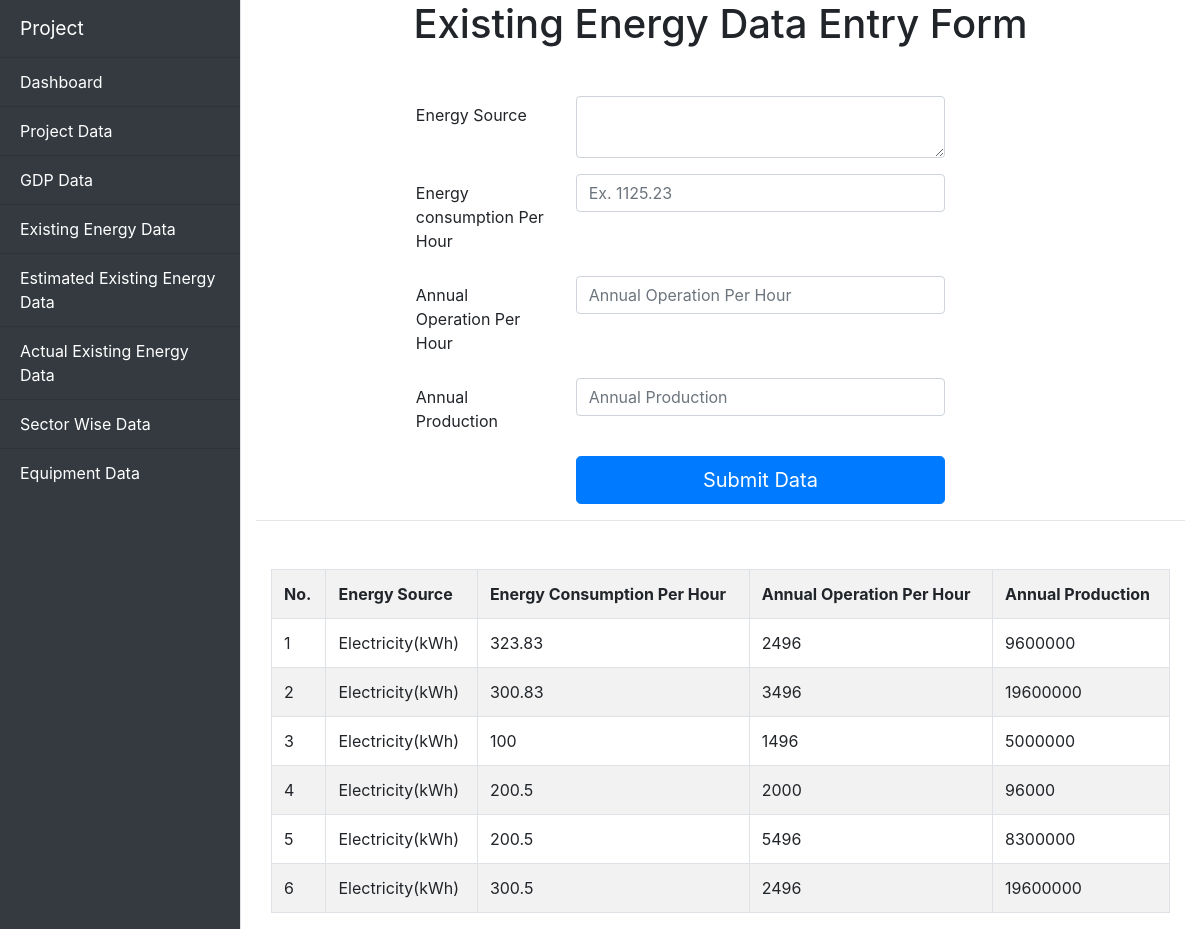
/existingEnergy.php, run on the app's committed database.
### tables this page shows
CREATE TABLE `existing_energy` (
  `eEnergy_id` int(11) NOT NULL,
  `energy_source` text NOT NULL,
  `energy_con_per_hour` float NOT NULL,
  `annual_operation_per_hour` float NOT NULL,
  `annual_production` float NOT NULL
);

### existingEnergy.php (the view, shortened to what this page needs)
<?php
include_once 'dbConfig.php';
?>
<!DOCTYPE html>
<html lang="en">
<head>
    <link rel="stylesheet" href="https://maxcdn.bootstrapcdn.com/bootstrap/4.0.0/css/bootstrap.min.css">
    <link rel="stylesheet" href="style.css">
</head>
<body>
    <div class="d-flex" class="wrapper">
        <div class=" bg-dark border-right" id="sidebar-wrapper">
            <div class="sidebar-heading">Project </div>
            <div class="bg-dark list-group list-group-flush">
            <a href="index.php" class="list-group-item list-group-item-action bg-dark">Dashboard</a>
            <a href="projectdata.php" class="list-group-item list-group-item-action bg-dark">Project Data</a>
            <a href="gdp.php" class="list-group-item list-group-item-action bg-dark">GDP Data</a>
            <a href="existingEnergy.php" class="list-group-item list-group-item-action bg-dark">Existing Energy Data</a>
            <a href="esExistingEnergy.php" class="list-group-item list-group-item-action bg-dark">Estimated Existing Energy Data</a>
            <a href="actualEnergy.php" class="list-group-item list-group-item-action bg-dark">Actual Existing Energy Data</a>
            <a href="sectorWise.php" class="list-group-item list-group-item-action bg-dark">Sector Wise Data</a>
            <a href="equipmentlist.php" class="list-group-item list-group-item-action bg-dark">Equipment Data</a>
            </div>
        </div>
            <div class="container-fluid">
                    <h1 class="text-center mb-5">Existing Energy Data Entry Form</h1>
                    <form method="POST">
                        <div class="form-group row">
                                <div class="col-sm-2"></div>
                                <label for="inputGDPBill" class="col-sm-2 col-form-label">Energy Source</label>
                                <div class="col-sm-5">
                                <textarea class="form-control" name="esource" rows="2" required></textarea>
                                </div>
                            </div>
                        <div class="form-group row">
                            <div class="col-sm-2">   </div>
                            <label for="inputFinYear" class="col-sm-2 col-form-label">Energy consumption Per Hour</label>
                            <div class="col-sm-5">
                            <input type="text" class="form-control" name="econsumption" placeholder="Ex. 1125.23" required>
                            </div>
                        </div>
                        <div class="form-group row">
                        <div class="col-sm-2"></div>
                            <label for="inputGDPBill" class="col-sm-2 col-form-label">Annual Operation Per Hour</label>
                            <div class="col-sm-5">
                            <input type="text" class="form-control" name="eannualop" placeholder="Annual Operation Per Hour" required>
                            </div>
                        </div>
                        <div class="form-group row">
                        <div class="col-sm-2"></div>
                            <label for="inputGDPBill" class="col-sm-2 col-form-label">Annual Production</label>
                            <div class="col-sm-5">
                            <input type="text" class="form-control" name="eannualpro" placeholder="Annual Production" required>
                            </div>
                        </div>
                        <div class="form-group row">
                            <div class="col-sm-4">
                            </div>
                            <div class="col-sm-5">
                            <button type="submit" name="insert" class="btn btn-primary btn-lg btn-block">Submit Data</button>
                            </div>
                        </div>
                    </form>
                    <hr>
                    <div class="container-fluid mt-5">
                        <?php
                            $sql = "SELECT * FROM existing_energy";
                            $result = mysqli_query($con, $sql);
                        ?>
                           <div class="table-responsive">
                                <table class="table table-bordered table-striped">
                                <tr>
                                <th>No.</th>
                                <th>Energy Source</th>
                                <th>Energy Consumption Per Hour</th>
                                <th>Annual Operation Per Hour</th>
                                <th>Annual Production</th>
                                </tr>
                                <?php
                                while($row = mysqli_fetch_array($result))
                                {
                                echo '
                                <tr>
                                <td>'.$row["eEnergy_id"].'</td>
                                <td>'.$row["energy_source"].'</td>
                                <td>'.$row["energy_con_per_hour"].'</td>
                                <td>'.$row["annual_operation_per_hour"].'</td>
                                <td>'.$row["annual_production"].'</td>
                                </tr>
                                ';
                                }
                                ?>
                                </table>
                            </div>
                            </div>
            </div>
        </div>
</body>
</html>

### style.css (style rules this page uses)
#sidebar-wrapper { color: white; min-height: 100vh; margin-left: -15rem; -webkit-transition: margin .25s ease-out; -moz-transition: margin .25s ease-out; -o-transition: margin .25s ease-out; transition: margin .25s ease-out; }
#sidebar-wrapper .sidebar-heading { padding: 0.875rem 1.25rem; font-size: 1.2rem; }
#sidebar-wrapper .list-group { width: 15rem; }
.list-group-item { color: white; }
@media (min-width: 768px) { #sidebar-wrapper { margin-left: 0; } }

### data on the page
existing_energy: eEnergy_id "1", energy_source "Electricity(kWh)", energy_con_per_hour "323.83", annual_operation_per_hour "2496", annual_production "9600000"
existing_energy: eEnergy_id "2", energy_source "Electricity(kWh)", energy_con_per_hour "300.83", annual_operation_per_hour "3496", annual_production "19600000"
existing_energy: eEnergy_id "3", energy_source "Electricity(kWh)", energy_con_per_hour "100", annual_operation_per_hour "1496", annual_production "5000000"
existing_energy: eEnergy_id "4", energy_source "Electricity(kWh)", energy_con_per_hour "200.5", annual_operation_per_hour "2000", annual_production "96000"
existing_energy: eEnergy_id "5", energy_source "Electricity(kWh)", energy_con_per_hour "200.5", annual_operation_per_hour "5496", annual_production "8300000"
existing_energy: eEnergy_id "6", energy_source "Electricity(kWh)", energy_con_per_hour "300.5", annual_operation_per_hour "2496", annual_production "19600000"
